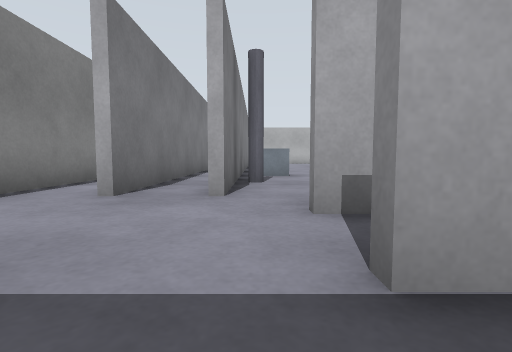
view 1 (above)

20 first-person views from a walk through a world built for the Gazebo simulator. The camera is 0.5 m above the floor, tilts 4° down and sees 85° across. The floor is counted in squares, 1 m on a side. Each view is taken from the middle of a square. On the plan, view 1 faces up. The plan holds only what a view shows up to about 9 squares ahead; the rest is blank.

view 2
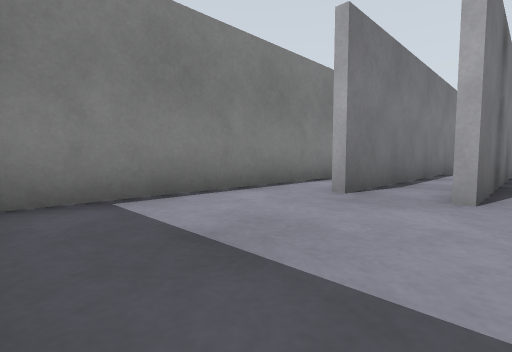

view 3
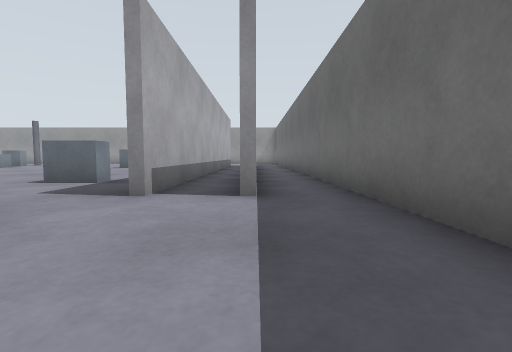

view 4
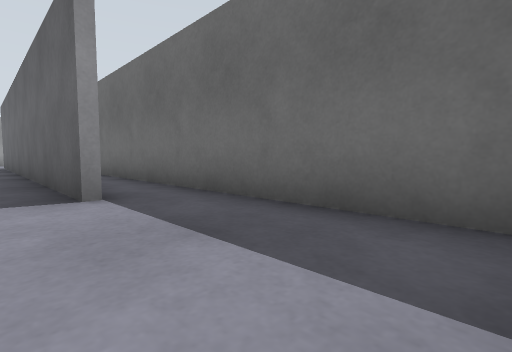

view 5
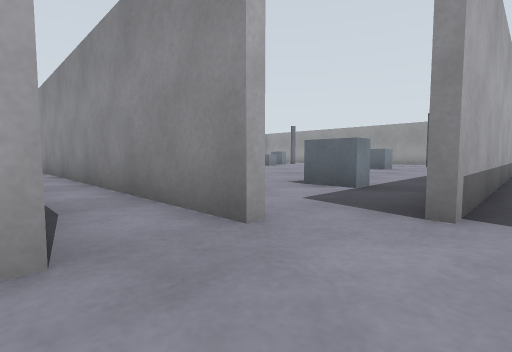

view 6
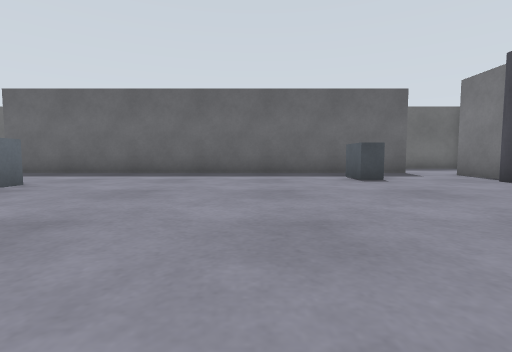

view 7
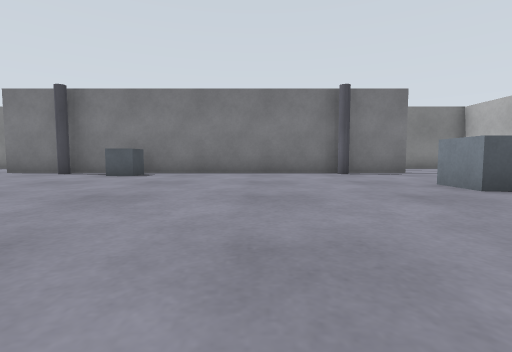

view 8
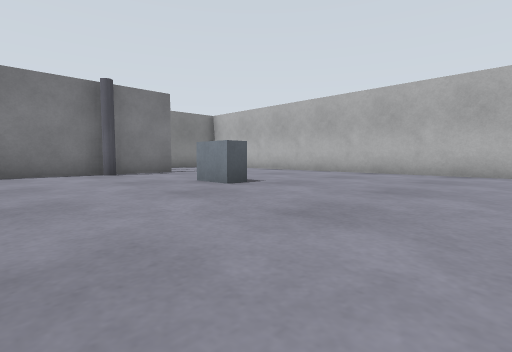

view 9
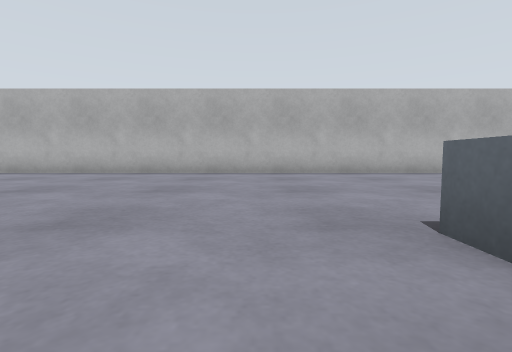

view 10
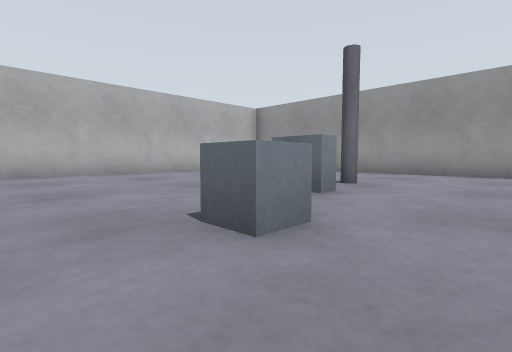

view 11
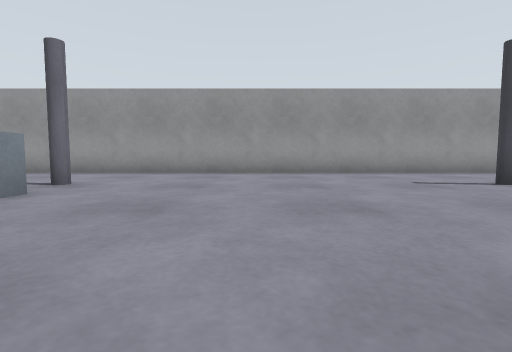

view 12
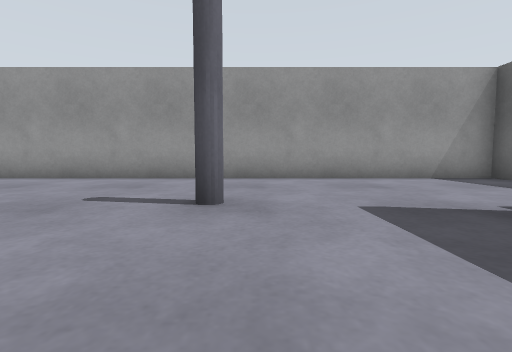

view 13
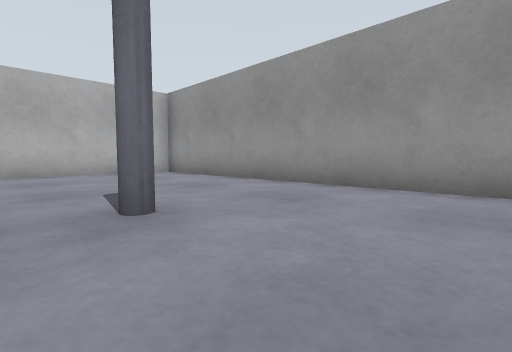

view 14
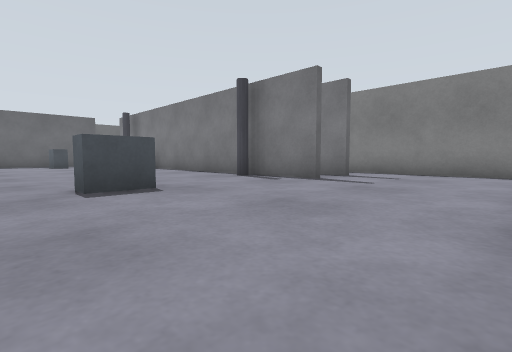

view 15
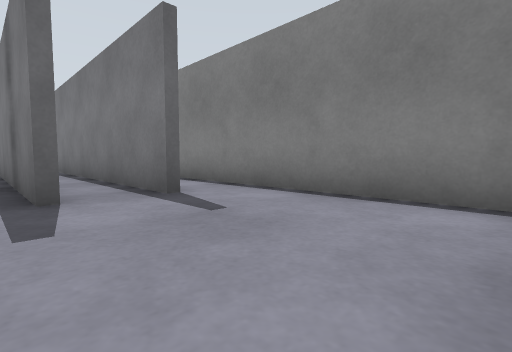

view 16
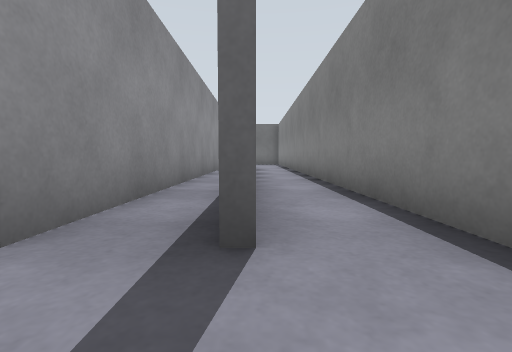

view 17
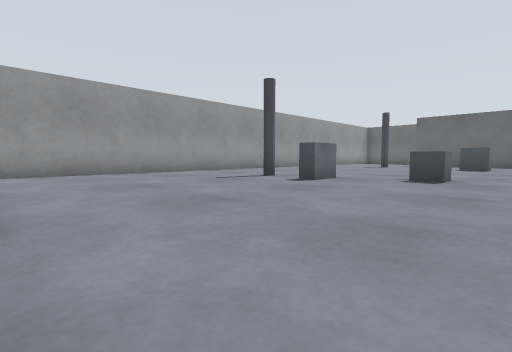

view 18
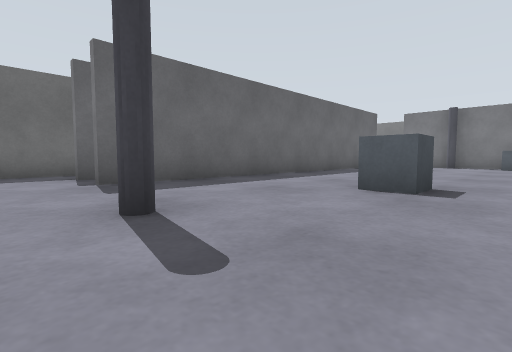

view 19
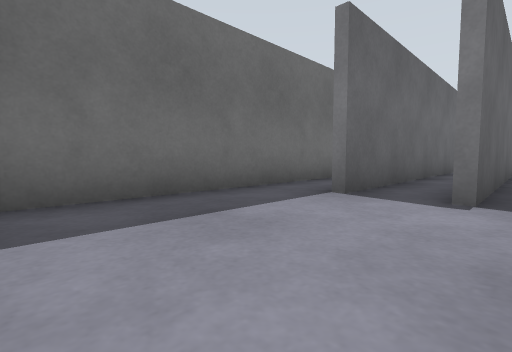

view 20
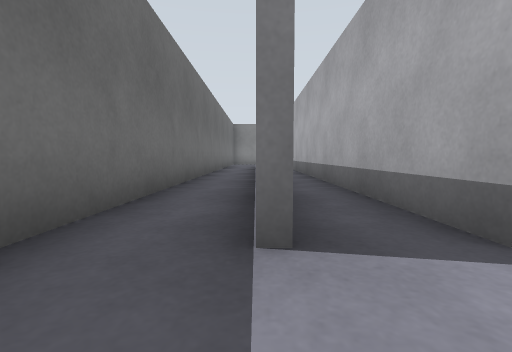

### Floor plan
Points are (right, up) in squares from view 1. A wall is a line through its corners. A room is listed if a view was taken in it or the views show most of it. See-through windows are left out.
Room 1 (views 1, 2, 3, 4, 5)
walls: (-3.4, 3.5) (-3.4, 0.1); (-3, -0.4) (0.5, -0.4)
ways out: opening at (-3, 4) to room 2; opening at (-1, 4.5) to room 2; opening at (1, 1) to room 2
Room 2 (views 6, 7, 8, 9, 10, 11, 12, 13, 14, 15, 16, 17, 18, 19, 20)
walls: (-0.6, 8.4) (-0.6, 15.5); (-0.4, 5.6) (-0.4, 3.5); (-0.4, 15.6) (-0.4, 8.4); (12.5, 2.4) (0.5, 2.4); (0.4, 2.6) (12.5, 2.6); (-0.6, 3.4) (-0.6, 5.5); (-1.8, 15.6) (-1.8, 3.5); (0.4, 1.2) (12.5, 1.2); (-3.4, 6) (-3.4, 3.5); (0.5, -0.4) (16.4, -0.4) (16.4, 19.4) (0.2, 19.4); (-3.4, 18.9) (-3.4, 8)
low walls: (1, 1) (0.5, 1)
ways out: opening at (-3, 4) to room 1; opening at (-1, 4.5) to room 1; opening at (1, 1) to room 1
objects: pillar (0, 6); grey box (0, 7) to (1, 8); pillar (0, 14); grey box (2, 4) to (2, 5); grey box (3, 15) to (4, 15); grey box (9, 6) to (10, 7); grey box (9, 12) to (10, 13); grey box (12, 13) to (12, 14); pillar (13, 6); pillar (13, 14)

Positions as (right, up) in squares from view 1, and headings:
1: (0, 0), facing up
2: (0, 0), facing up-left
3: (-3, 1), facing right
4: (-3, 2), facing down-right
5: (-2, 2), facing up-right
6: (5, 11), facing down
7: (8, 11), facing left
8: (8, 11), facing up-left
9: (8, 11), facing up
10: (8, 11), facing up-right
11: (8, 10), facing right
12: (10, 5), facing right
13: (12, 11), facing up-right
14: (5, 19), facing down-left
15: (0, 19), facing down-left
16: (-2, 17), facing down
17: (8, 19), facing down-right
18: (14, 8), facing down-left
19: (16, 3), facing down-left
20: (14, 1), facing left
